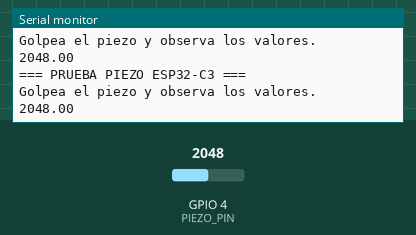
Bench run of a sketch on a simulated ESP32-C3. Parts: the last lines printed to the serial monitor. Inputs (shaded band) come from the test bench; at power-on: GPIO 4 (PIEZO_PIN) = 2048.

Above: at 1.2 s.
1.3 s: GPIO 4 (PIEZO_PIN) set to 2866
At 1.93 s:
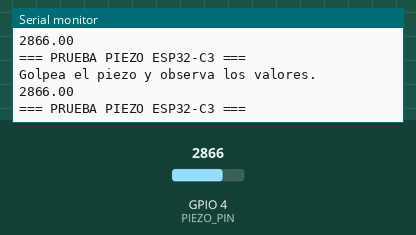
2.8 s: GPIO 4 (PIEZO_PIN) set to 3603
At 4.47 s:
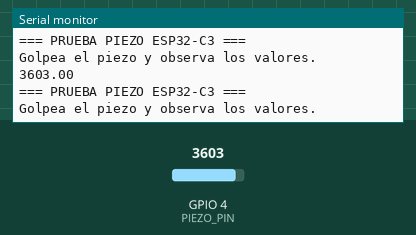
Timing chart, 0 to 6.0 s (numbered marks = the images above; inputs shaded):
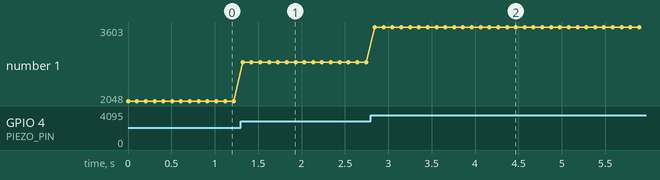

The sketch:

prueba_conexion_piezo.ino
```cpp
/*
  REAKT - PRUEBA PIEZO ESP32-C3

  Piezo:
    + -> GPIO 5
    - -> GND

  Resistencia:
    1 MΩ entre GPIO 5 y GND
*/

#define PIEZO_PIN 4

void setup() {
  Serial.begin(115200);

  pinMode(PIEZO_PIN, INPUT);


}

void loop() {
   Serial.println();
   Serial.println("=== PRUEBA PIEZO ESP32-C3 ===");
   Serial.println("Golpea el piezo y observa los valores.");
   float valorPiezo = analogRead(PIEZO_PIN);
   Serial.println(valorPiezo);

  delay(100);
}
```

Measured:
- after the input at 1.3 s, the serial monitor: prints a new line at once (image 1)
- after the input at 2.8 s, the serial monitor: prints a new line at once (image 2)
- plotted number 1: 2048 → 2866 after the input at 1.3 s, 2866 → 3603 after the input at 2.8 s
